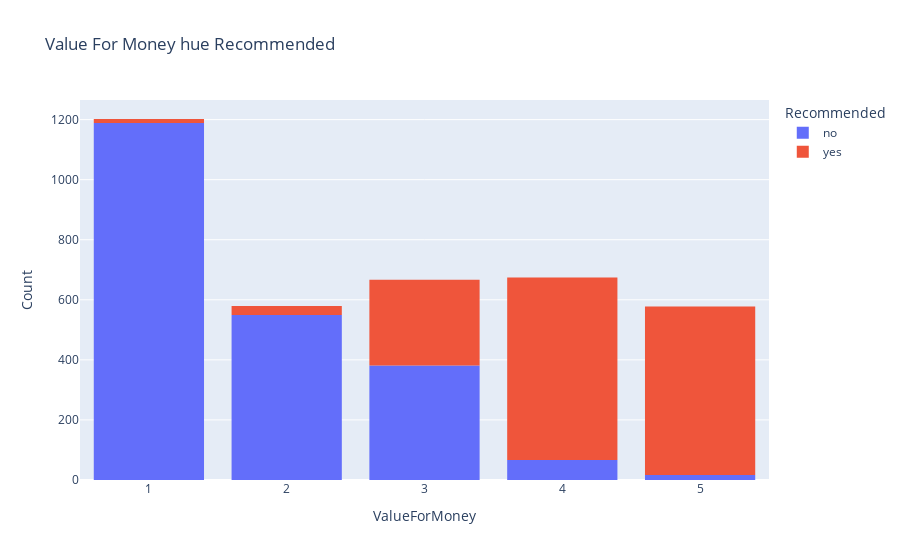

This figure's notebook cell:
### Code cell
# ValueForMoney hue Recommended
fig = px.histogram(data_frame = data, x = 'ValueForMoney', color = 'Recommended', title = 'Value For Money hue Recommended')
fig.update_layout(yaxis_title = 'Count', bargap = 0.2)
fig.show()

### Figure 1 — Plotly figure (JSON) as saved in the notebook; plotly's stock layout.template omitted (floating-point values rounded to 4 significant figures; data arrays with more than 128 entries replaced by an {"elided": "..."} marker saying what was removed)
{"data": [{"alignmentgroup": "True", "bingroup": "x", "hovertemplate": "Recommended=no<br>ValueForMoney=%{x}<br>count=%{y}<extra></extra>", "legendgroup": "no", "marker": {"color": "#636efa", "pattern": {"shape": ""}}, "name": "no", "offsetgroup": "no", "orientation": "v", "showlegend": true, "type": "histogram", "x": {"elided": "2203 int values"}, "xaxis": "x", "yaxis": "y"}, {"alignmentgroup": "True", "bingroup": "x", "hovertemplate": "Recommended=yes<br>ValueForMoney=%{x}<br>count=%{y}<extra></extra>", "legendgroup": "yes", "marker": {"color": "#EF553B", "pattern": {"shape": ""}}, "name": "yes", "offsetgroup": "yes", "orientation": "v", "showlegend": true, "type": "histogram", "x": {"elided": "1498 int values"}, "xaxis": "x", "yaxis": "y"}], "layout": {"bargap": 0.2, "barmode": "relative", "legend": {"title": {"text": "Recommended"}, "tracegroupgap": 0}, "title": {"text": "Value For Money hue Recommended"}, "xaxis": {"anchor": "y", "domain": [0, 1], "title": {"text": "ValueForMoney"}}, "yaxis": {"anchor": "x", "domain": [0, 1], "title": {"text": "Count"}}}}
